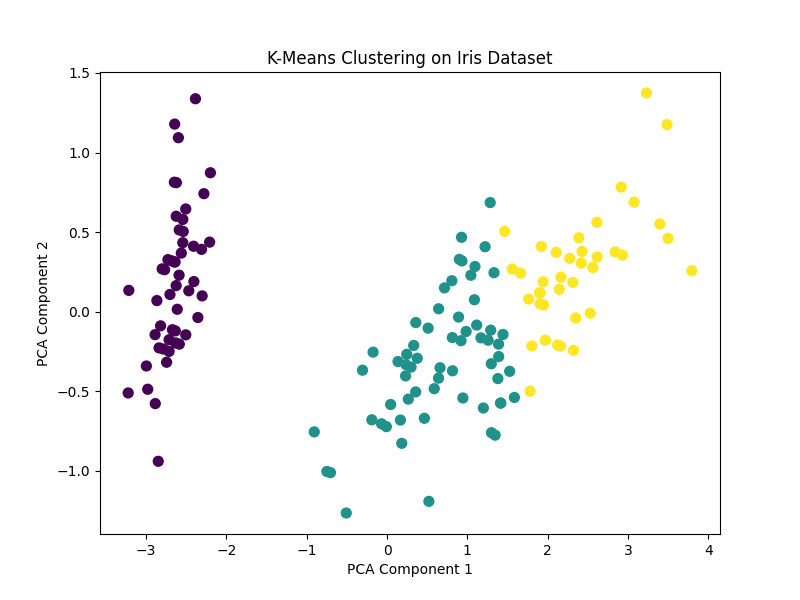

This chart was generated by the following Python code:
import matplotlib.pyplot as plt
from sklearn import datasets
from sklearn.cluster import KMeans
from sklearn.decomposition import PCA
from sklearn.metrics import accuracy_score
import numpy as np

# Load dataset (ignore labels for clustering)
iris = datasets.load_iris()
X = iris.data
y = iris.target

# Apply KMeans with 3 clusters (since Iris has 3 classes)
kmeans = KMeans(n_clusters=3, random_state=42, n_init=10)
y_pred = kmeans.fit_predict(X)

# Map predicted clusters to actual labels
# (since cluster numbers don't necessarily match label numbers)
labels = np.zeros_like(y_pred)
for i in range(3):
    mask = (y_pred == i)
    labels[mask] = np.bincount(y[mask]).argmax()

# Evaluate clustering accuracy
print("K-Means Clustering Accuracy:", accuracy_score(y, labels))

# Reduce to 2D with PCA for visualization
pca = PCA(n_components=2)
X_pca = pca.fit_transform(X)

# Plot clusters
plt.figure(figsize=(8,6))
plt.scatter(X_pca[:,0], X_pca[:,1], c=labels, cmap="viridis", s=50)
plt.title("K-Means Clustering on Iris Dataset")
plt.xlabel("PCA Component 1")
plt.ylabel("PCA Component 2")
plt.savefig("iris_kmeans.png")
plt.show()
